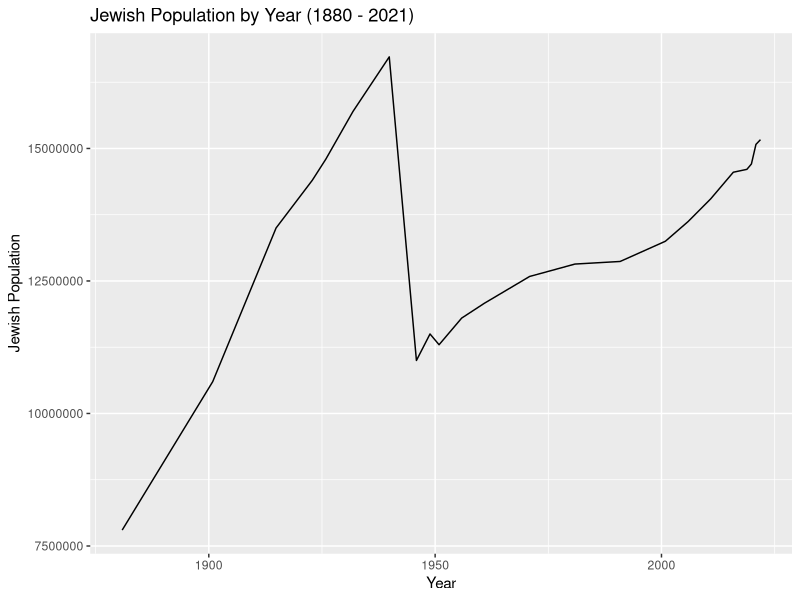
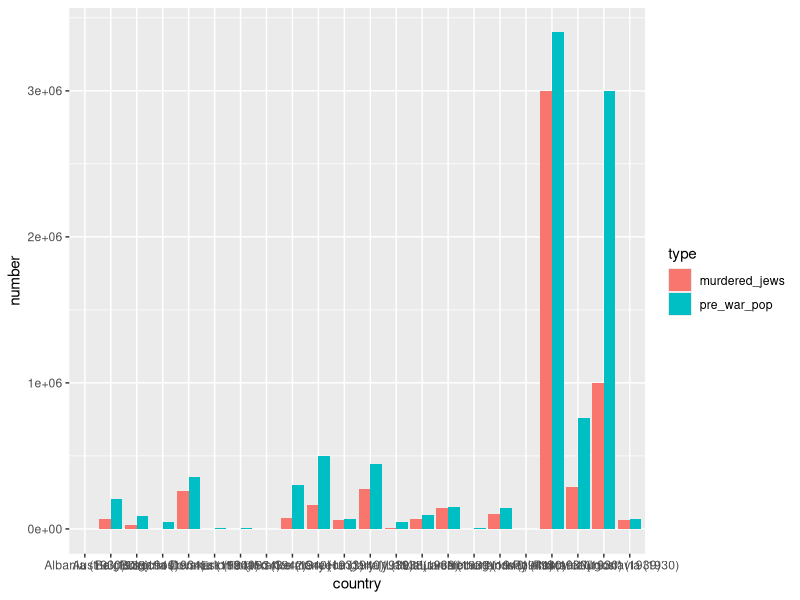
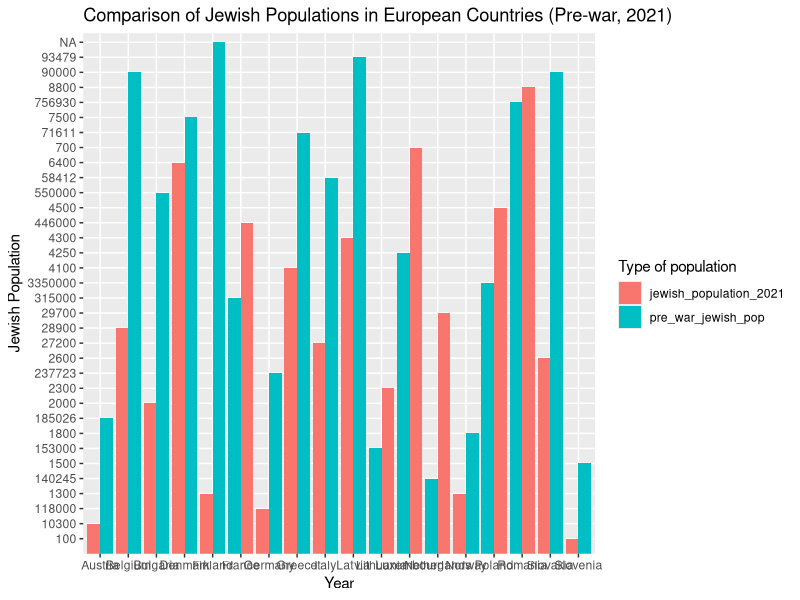

The R source for these figures, in order:
## ---- chunk 1
library(readr)
library(tidyverse)
library(lubridate)
library(readxl)

Holocaust_Data_Historic_Populations <- read_csv("Holocaust Data - Historic Populations.csv")
Holocaust_Data_Jewish_Deaths_by_Country <- read_csv("Holocaust Data - Jewish Deaths by Country.csv")
Holocaust_Data_Jewish_population_2021 <- read_csv("Holocaust Data - Jewish population 2021.csv")
Holocaust_Data_Victims_from_1933_1945 <- read_csv("Holocaust Data - Victims from 1933-1945.csv")
Holocaust_Data_Jewish_population_2021 <- read_csv("Holocaust Data - Jewish population 2021.csv")
Holocaust_Data_Percent_of_jewish_population_killed <- read_csv("Holocaust Data - Percent of jewish population killed.csv")

country_comparisons_tidy <- read_excel("country_comparisons_tidy.xlsx")
## ---- chunk 2
Historic_Populations <- head(Holocaust_Data_Historic_Populations, - 1) 
  colnames(Historic_Populations)[2] ="jewish_population"
  Historic_Populations$Year <- as.Date(Historic_Populations$Year, format = "%Y")


Jewish_Deaths_by_Country <- head(Holocaust_Data_Jewish_Deaths_by_Country, - 1)

Jewish_population_2021 <- head(Holocaust_Data_Jewish_population_2021, - 2)

Victims_from_1933_1945 <- head(Holocaust_Data_Victims_from_1933_1945, - 2)

Percent_of_jewish_population_killed <- head(Holocaust_Data_Percent_of_jewish_population_killed, - 3)
## ---- chunk 3
country_comparisons <- Jewish_population_2021 %>% 
  inner_join(Percent_of_jewish_population_killed, by = "Country") %>% 
  filter(Source == "USHMM")

colnames(country_comparisons)[3] ="total_population_2021"
colnames(country_comparisons)[4] ="jewish_population_2021"

country_comparisons <- write_csv(country_comparisons, file = "country_comparisons.csv")
## ---- chunk 4
ggplot(data = Historic_Populations, aes(x = Year, y = jewish_population))+
  geom_line()+
  labs(x="Year", y="Jewish Population", title="Jewish Population by Year (1880 - 2021)")
## ---- chunk 5
ggplot(data =Jewish_Deaths_by_Country, aes(x = country, y = number, fill = type))+
  geom_bar(stat = "identity", position = position_dodge())


## ---- chunk 6

## ---- chunk 7
pre_post_jewish_pop <- country_comparisons_tidy %>% 
  filter(pop_type == "jewish_population_2021" | pop_type =="pre_war_jewish_pop") %>% 
  drop_na()

ggplot(data =pre_post_jewish_pop, aes(x = Country, y = population, fill = pop_type))+
  geom_bar(stat = "identity", position = position_dodge())+
  labs(x="Year", y="Jewish Population", fill = "Type of population", title="Comparison of Jewish Populations in European Countries (Pre-war, 2021)")
